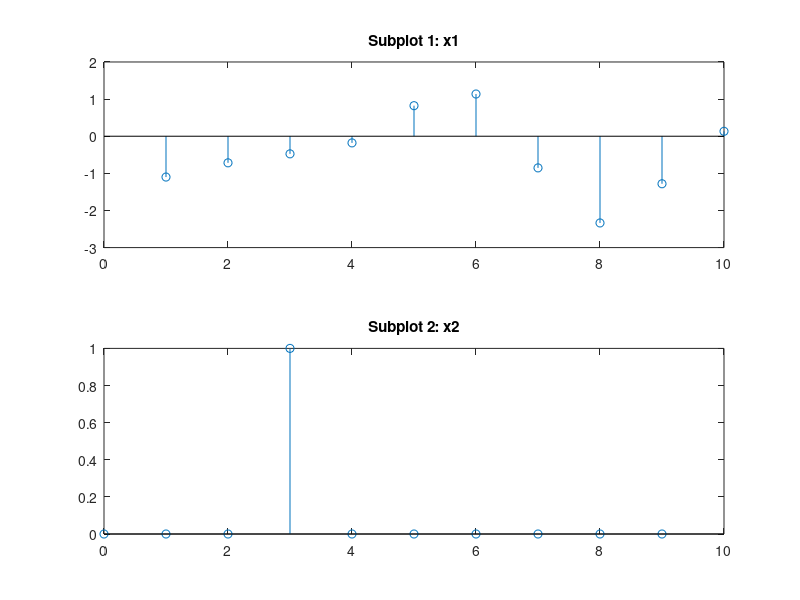

Write MATLAB code to recreate this figure.
n = 0:9;
x1 = randn([1 10]);
x2 = (n==3);

figure;
subplot(2,1,1)
stem(x1);
title('Subplot 1: x1');

subplot(2,1,2)
stem(n,x2);
title('Subplot 2: x2');
